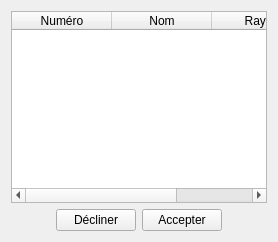
          <widget class="QWidget" name="tab_11">
           <attribute name="icon">
            <iconset resource="resources.qrc">
             <normaloff>:/new/prefix1/clock</normaloff>:/new/prefix1/clock</iconset>
           </attribute>
           <attribute name="title">
            <string>En attente de validation</string>
           </attribute>
           <layout class="QVBoxLayout" name="verticalLayout_16">
            <item>
             <widget class="QTableWidget" name="tableWidget_validationVariete">
              <property name="selectionMode">
               <enum>QAbstractItemView::SingleSelection</enum>
              </property>
              <property name="selectionBehavior">
               <enum>QAbstractItemView::SelectRows</enum>
              </property>
              <attribute name="verticalHeaderVisible">
               <bool>false</bool>
              </attribute>
              <column>
               <property name="text">
                <string>Numéro</string>
               </property>
              </column>
              <column>
               <property name="text">
                <string>Nom</string>
               </property>
              </column>
              <column>
               <property name="text">
                <string>Rayon</string>
               </property>
              </column>
             </widget>
            </item>
            <item>
             <layout class="QGridLayout" name="gridLayout_8">
              <item row="0" column="0">
               <spacer name="horizontalSpacer_33">
                <property name="orientation">
                 <enum>Qt::Horizontal</enum>
                </property>
                <property name="sizeHint" stdset="0">
                 <size>
                  <width>40</width>
                  <height>20</height>
                 </size>
                </property>
               </spacer>
              </item>
              <item row="0" column="1">
               <widget class="QPushButton" name="pushButton_declinerVariete">
                <property name="text">
                 <string>Décliner</string>
                </property>
                <property name="icon">
                 <iconset resource="resources.qrc">
                  <normaloff>:/new/prefix1/cross</normaloff>:/new/prefix1/cross</iconset>
                </property>
               </widget>
              </item>
              <item row="0" column="2">
               <widget class="QPushButton" name="pushButton_accepterVariete">
                <property name="text">
                 <string>Accepter</string>
                </property>
                <property name="icon">
                 <iconset resource="resources.qrc">
                  <normaloff>:/new/prefix1/ok</normaloff>:/new/prefix1/ok</iconset>
                </property>
               </widget>
              </item>
              <item row="0" column="3">
               <spacer name="horizontalSpacer_34">
                <property name="orientation">
                 <enum>Qt::Horizontal</enum>
                </property>
                <property name="sizeHint" stdset="0">
                 <size>
                  <width>40</width>
                  <height>20</height>
                 </size>
                </property>
               </spacer>
              </item>
             </layout>
            </item>
           </layout>
          </widget>
